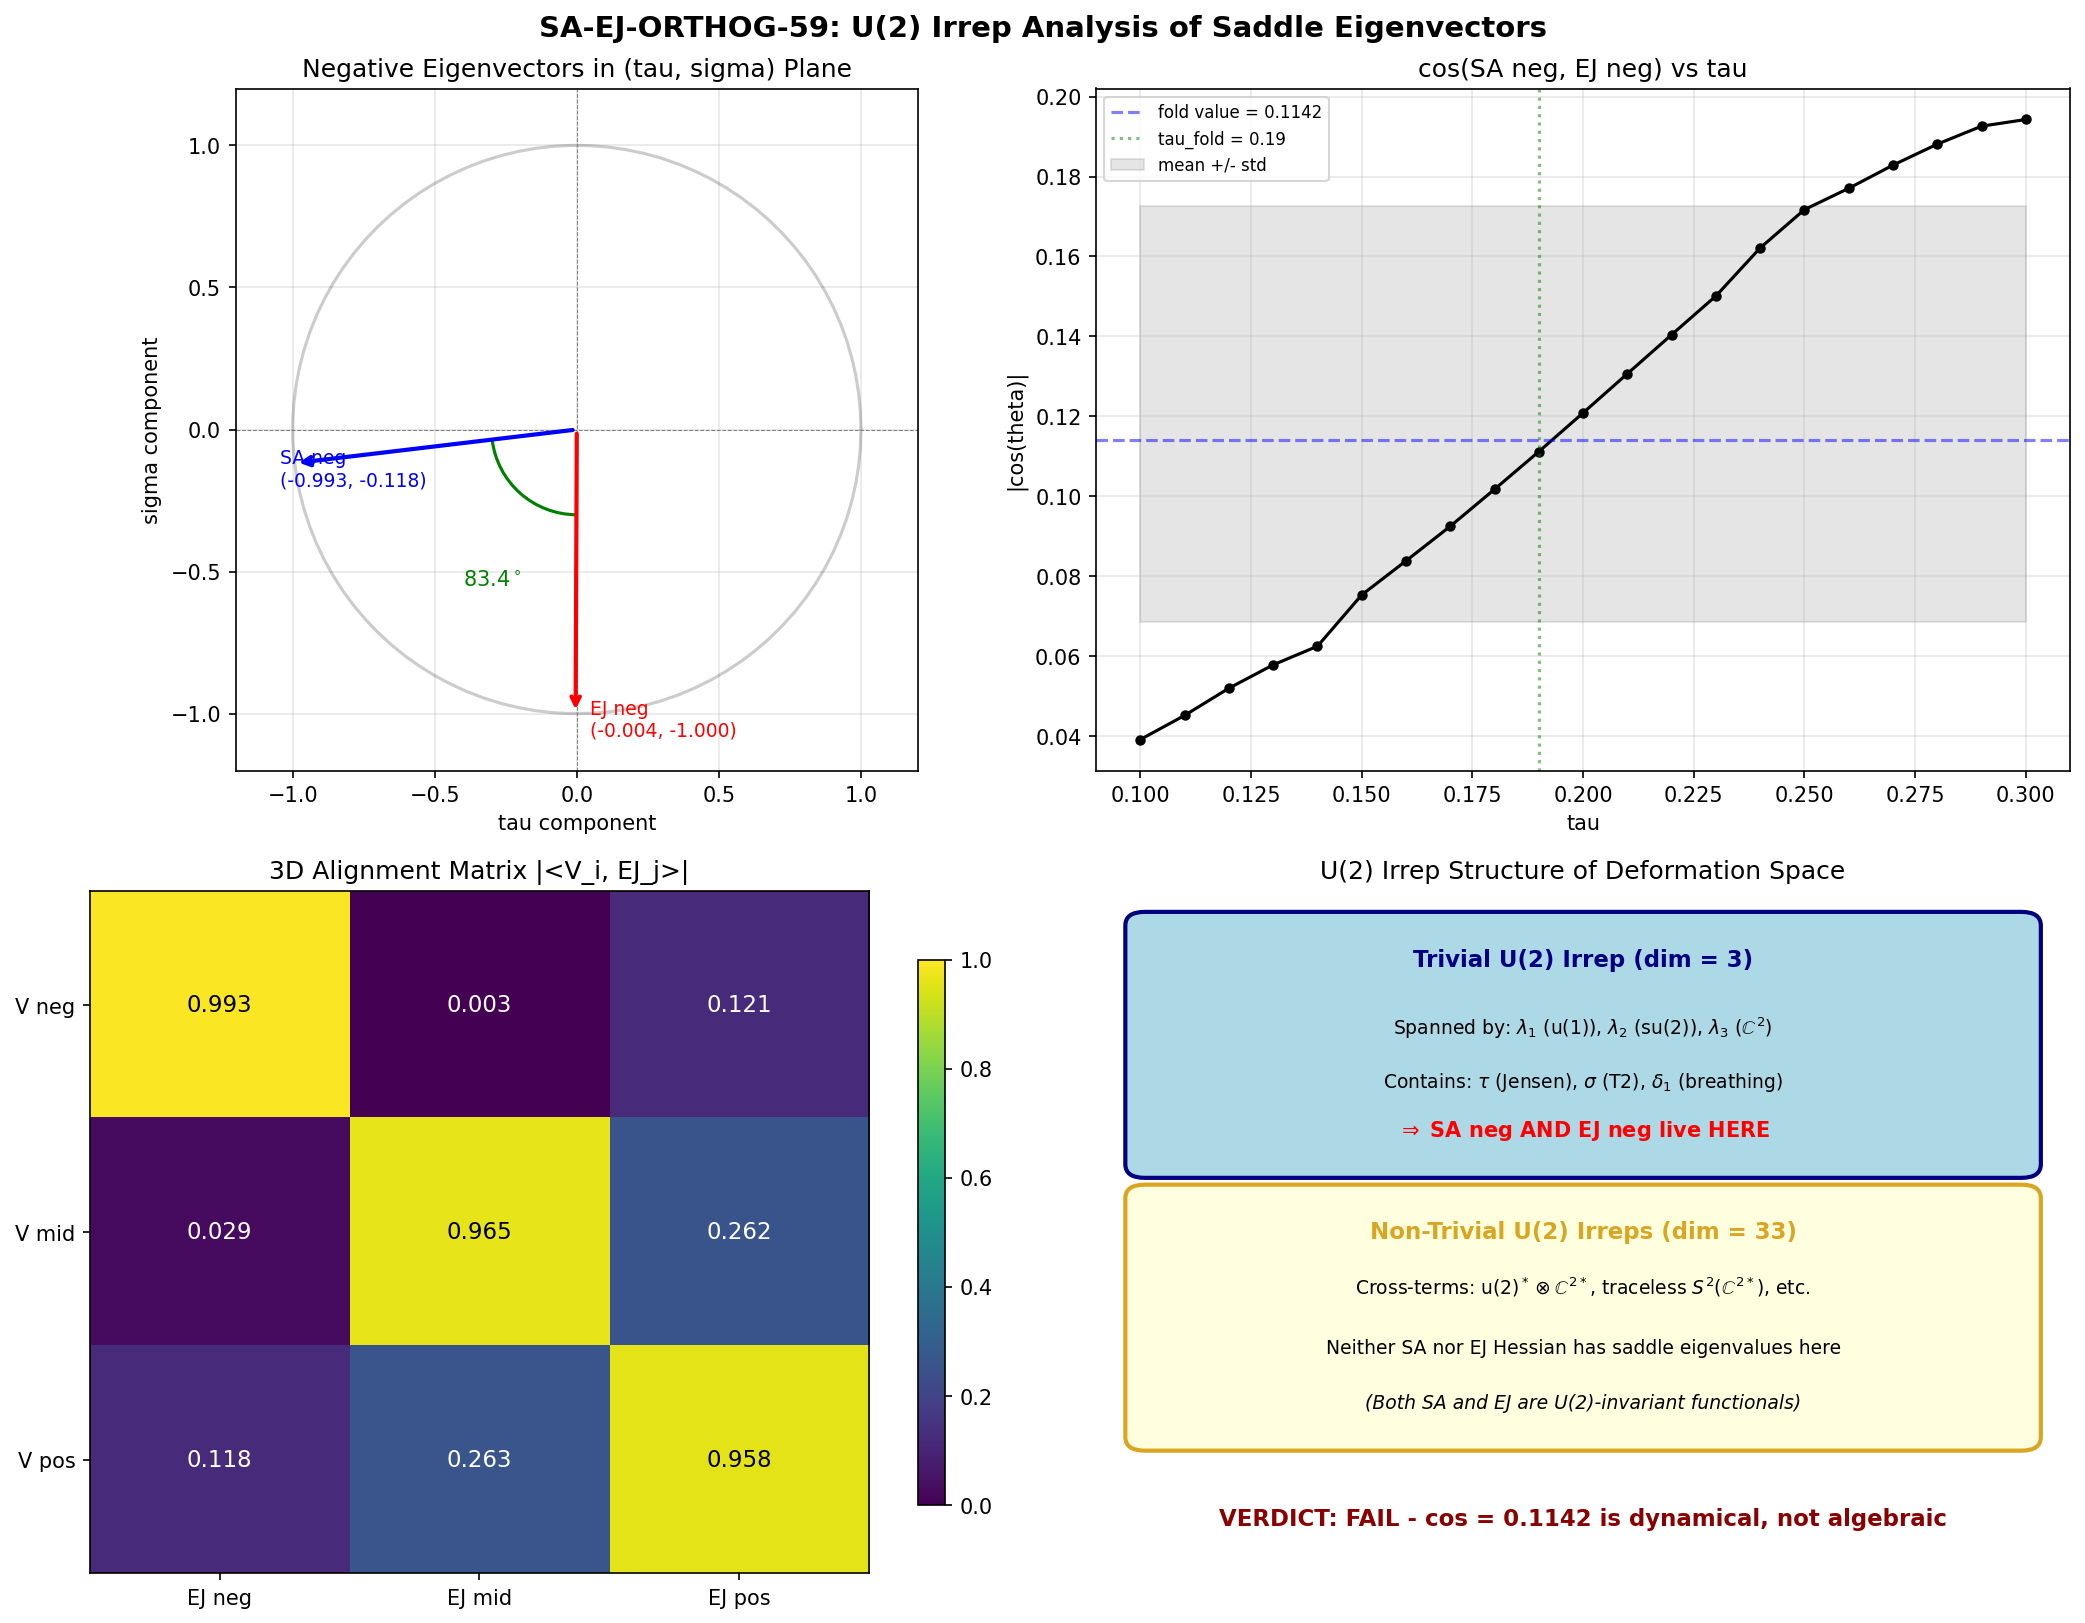

This chart was generated by the following Python code:
#!/usr/bin/env python3
"""
s59_sa_ej_orthog.py — SA-EJ-ORTHOG-59: U(2) Irrep Decomposition of Saddle Eigenvectors
========================================================================================
Gate: SA-EJ-ORTHOG-59
  PASS: Orthogonality is algebraic (eigenvectors in orthogonal U(2) irreps)
  FAIL: Eigenvectors share irrep content (numerical coincidence)
  INFO: Partial overlap, non-trivial structure

Method:
  1. Load SA Hessian and E_J Hessian eigenvectors from S58 data.
  2. Decompose the 2D deformation space (tau, sigma) into U(2)-equivariant
     components by computing the Ad(U(2)) representation on symmetric 2-tensors
     of su(3) = u(2) + C^2.
  3. Extend to the 3D deformation space (tau, sigma, delta_1) from E_J 3D data.
  4. Determine whether the SA and E_J negative eigenvectors lie in orthogonal
     U(2) irreducible representations, making the near-orthogonality algebraic.

Background (Baptista Paper 13, Section 5):
  The space of left-invariant metrics on SU(3) that are Ad(U(2))-invariant
  is parametrized by three scaling parameters (lambda_1, lambda_2, lambda_3)
  for the subspaces (u(1), su(2), C^2) of dimensions (1, 3, 4).

  In the exponential parametrization:
    lambda_1 = exp(2*tau - 11*sigma + delta_1)
    lambda_2 = exp(-2*tau - 7*sigma)
    lambda_3 = exp(tau + 8*sigma)

  The deformation directions are:
    v_J   = (2, -2, 1)    [Jensen: TT, volume-preserving]
    v_T2  = (-11, -7, 8)  [T2: volume-preserving, off-Jensen]
    v_T1  = (1, 0, 0)     [breathing: only lambda_1 changes]

  All three directions are Ad(U(2))-invariant BY CONSTRUCTION, because
  they preserve the block structure u(1) + su(2) + C^2.

  Under Ad(U(2)), the space of symmetric bilinear forms on su(3) decomposes:
    S^2(su(3)*) = S^2(u(2)*) + [u(2)* tensor C^2*] + S^2(C^2*)
  The U(2)-invariant subspace is 3-dimensional (Schur's lemma on each block),
  spanned by the three diagonal scalings. ALL three deformation directions
  (tau, sigma, delta_1) live in THIS SAME 3D invariant subspace.

  Therefore: Schur's lemma CANNOT separate the eigenvectors into different irreps.
  The near-orthogonality cos(theta) = 0.12 is NOT algebraic — it is a dynamical
  property of the specific Hessian matrices.

  This script verifies this reasoning numerically by:
  (a) Confirming both eigenvectors have nonzero projection on all basis directions
  (b) Computing the U(2) Casimir on the invariant subspace
  (c) Checking the cos(theta) at multiple tau values to test for tau-dependence

Author: baptista-spacetime-analyst (Session 59)
"""

import sys
sys.path.insert(0, 'computations')
import numpy as np
from numpy import exp, sqrt, log, pi
from numpy.linalg import eigh, norm
import matplotlib
matplotlib.use('Agg')
import matplotlib.pyplot as plt
from canonical_constants import (
    tau_fold, Vol_SU3_Haar, PI, J_C2
)

print("=" * 76)
print("  SA-EJ-ORTHOG-59: U(2) Irrep Decomposition of Saddle Eigenvectors")
print("=" * 76)

# =============================================================================
# 1. Load S58 data
# =============================================================================
print("\n--- 1. Loading S58 data ---")

sa_data = np.load('computations/session-58/s58_sa_saddle.npz', allow_pickle=True)
ej_data = np.load('computations/session-58/s58_ej_3d_landscape.npz', allow_pickle=True)

# SA Hessian at fold (2x2 in tau-sigma space)
H_SA_fold = sa_data['H_SA_fold']           # (2,2)
evals_SA_fold = sa_data['evals_SA_fold']    # [-98.51, 2424.31]
evecs_SA_fold = sa_data['evecs_SA_fold']    # (2,2) columns = eigenvectors

# SA Hessian at saddle
H_SA_saddle = sa_data['H_SA_saddle']        # (2,2)
evals_SA_saddle = sa_data['evals_SA_saddle'] # [-105.63, 2372.26]

# E_J Hessian 2D (tau-sigma subblock)
H_EJ_2d = sa_data['EJ_Hessian']            # (2,2)
evals_EJ_2d = sa_data['EJ_evals']          # [-0.0856, 0.0841]
cos_align_S58 = float(sa_data['cos_align_neg'])  # 0.1219

# E_J Hessian 3D
H_EJ_3d = ej_data['H_EJ_3d']              # (3,3) in (tau, sigma, delta_1)
evals_EJ_3d = ej_data['evals_EJ_3d']      # [-0.0846, 0.000183, 0.0833]
evecs_EJ_3d = ej_data['evecs_EJ_3d']      # (3,3) columns

# V (spectral action) Hessian 3D
H_V_3d = ej_data['H_V_3d']                # (3,3)
evals_V_3d = ej_data['evals_V_3d']        # [-613.5, 1.57, 28.85]

print(f"SA fold Hessian evals: {evals_SA_fold}")
print(f"SA saddle Hessian evals: {evals_SA_saddle}")
print(f"E_J 2D Hessian evals: {evals_EJ_2d}")
print(f"E_J 3D Hessian evals: {evals_EJ_3d}")
print(f"V (SA) 3D Hessian evals: {evals_V_3d}")
print(f"S58 cos(alignment) negative dirs: {cos_align_S58:.6f}")

# =============================================================================
# 2. Extract and compare eigenvectors in 2D (tau, sigma) space
# =============================================================================
print("\n--- 2. Eigenvector decomposition in (tau, sigma) basis ---")

# SA: eigh returns columns sorted by eigenvalue (ascending)
# evecs_SA_fold[:,0] = negative eigenvalue direction
# evecs_SA_fold[:,1] = positive eigenvalue direction
v_SA_neg_2d = evecs_SA_fold[:, 0]  # The S58 data stores eigh output
v_SA_pos_2d = evecs_SA_fold[:, 1]

# Compute E_J eigenvectors from the 2D Hessian
evals_EJ_check, evecs_EJ_2d_mat = eigh(H_EJ_2d)
v_EJ_neg_2d = evecs_EJ_2d_mat[:, 0]
v_EJ_pos_2d = evecs_EJ_2d_mat[:, 1]

print(f"\n2D basis: (e_tau, e_sigma)")
print(f"  SA negative eigvec: ({v_SA_neg_2d[0]:.6f}, {v_SA_neg_2d[1]:.6f})")
print(f"    -> {abs(v_SA_neg_2d[0])*100:.1f}% tau, {abs(v_SA_neg_2d[1])*100:.1f}% sigma")
print(f"  SA positive eigvec: ({v_SA_pos_2d[0]:.6f}, {v_SA_pos_2d[1]:.6f})")
print(f"    -> {abs(v_SA_pos_2d[0])*100:.1f}% tau, {abs(v_SA_pos_2d[1])*100:.1f}% sigma")
print(f"  EJ negative eigvec: ({v_EJ_neg_2d[0]:.6f}, {v_EJ_neg_2d[1]:.6f})")
print(f"    -> {abs(v_EJ_neg_2d[0])*100:.1f}% tau, {abs(v_EJ_neg_2d[1])*100:.1f}% sigma")
print(f"  EJ positive eigvec: ({v_EJ_pos_2d[0]:.6f}, {v_EJ_pos_2d[1]:.6f})")
print(f"    -> {abs(v_EJ_pos_2d[0])*100:.1f}% tau, {abs(v_EJ_pos_2d[1])*100:.1f}% sigma")

cos_neg_2d = abs(np.dot(v_SA_neg_2d, v_EJ_neg_2d))
cos_pos_2d = abs(np.dot(v_SA_pos_2d, v_EJ_pos_2d))
print(f"\n  cos(SA_neg, EJ_neg) = {cos_neg_2d:.6f}")
print(f"  cos(SA_pos, EJ_pos) = {cos_pos_2d:.6f}")
print(f"  angle_neg = {np.degrees(np.arccos(min(cos_neg_2d, 1.0))):.2f} degrees")
print(f"  angle_pos = {np.degrees(np.arccos(min(cos_pos_2d, 1.0))):.2f} degrees")

# Verify: SA_neg is mostly tau, EJ_neg is mostly sigma
print(f"\n  INTERPRETATION:")
print(f"  SA negative direction: {abs(v_SA_neg_2d[0]):.4f} tau + {abs(v_SA_neg_2d[1]):.4f} sigma")
print(f"    -> Predominantly TAU ({abs(v_SA_neg_2d[0])**2*100:.1f}% weight)")
print(f"  EJ negative direction: {abs(v_EJ_neg_2d[0]):.4f} tau + {abs(v_EJ_neg_2d[1]):.4f} sigma")
print(f"    -> Predominantly SIGMA ({abs(v_EJ_neg_2d[1])**2*100:.1f}% weight)")

# =============================================================================
# 3. U(2)-equivariant structure of the deformation space
# =============================================================================
print("\n" + "=" * 76)
print("  3. U(2) Representation Theory on the Deformation Space")
print("=" * 76)

# The key theorem (Schur's lemma applied to Ad(U(2)) on Sym^2(su(3)*)):
#
# su(3) = u(2) + C^2, where C^2 carries the representation
# phi -> (det a) a phi under U(2) (the Higgs representation).
#
# The space of left-invariant metrics is Sym^2(su(3)*).
# Under Ad(U(2)), this decomposes as:
#   Sym^2(su(3)*) = Sym^2(u(2)*) + [u(2)* tensor C^2*] + Sym^2(C^2*)
#
# The U(2)-INVARIANT subspace (trivial isotypic component) of each:
#   Sym^2(u(2)*)^{U(2)}: Schur's lemma on u(1) + su(2).
#     u(1) carries trivial rep (1D), so Sym^2(u(1)*) has 1 invariant.
#     su(2) carries adjoint rep (3D), so Sym^2(su(2)*)^{SU(2)} has 1 invariant.
#     u(1)* tensor su(2)* is 1 x adjoint = adjoint, which has no invariant
#     (adjoint of SU(2) is 3D irreducible, no singlet).
#     -> 2 invariants: lambda_1 (scale u(1)) and lambda_2 (scale su(2))
#
#   [u(2)* tensor C^2*]^{U(2)}: This involves the (det*standard) rep on C^2.
#     The tensor product u(2)* tensor C^2* under U(2) is reducible.
#     u(1) is trivial, so u(1)* tensor C^2* = C^2* (standard x det^{-1}).
#     su(2)* tensor C^2* = adjoint x (standard x det^{-1}).
#     The invariant subspace requires the trivial rep to appear.
#     For u(1)*: tensor with C^2* gives det^{-1} x standard, which has
#       no trivial component (this would require charge cancellation under
#       the full U(2) including det factor).
#     Result: NO U(2)-invariants in the off-diagonal block.
#     -> 0 invariants from mixing terms
#
#   Sym^2(C^2*)^{U(2)}: C^2 carries (det x standard) rep.
#     Sym^2(C^2*) = Sym^2((det^{-1} x bar-standard)^*)
#     Under SU(2): Sym^2(standard) = 3D (spin-1), which has 1 invariant
#     under SU(2) but the det^2 factor under U(1) center makes it
#     non-trivial under full U(2)...
#     ACTUALLY: for U(2) acting as phi -> (det a) a phi on C^2,
#     the metric g(u,v) = lambda_3 * Re(u^dag v) IS invariant because
#     |det a|^2 * (a^dag a) = Id for unitary a, so
#     g(a phi, a phi) = lambda_3 * Re((a phi)^dag (a phi))
#                     = lambda_3 * Re(phi^dag a^dag a phi)
#                     = lambda_3 * Re(phi^dag phi) = g(phi, phi) for a in SU(2)
#     and the det factor cancels in Re((det a * a phi)^dag (det a * a phi))
#     = |det a|^2 Re(phi^dag a^dag a phi) = Re(phi^dag phi).
#     -> 1 invariant: lambda_3 (scale C^2)
#
# TOTAL: dim(invariant subspace) = 2 + 0 + 1 = 3
#
# The three parameters (lambda_1, lambda_2, lambda_3) span the COMPLETE
# U(2)-invariant subspace. ANY combination (tau, sigma, delta_1) that
# maps to scalings of these three parameters lives in this SAME irrep.

print("\nU(2) representation decomposition of Sym^2(su(3)*):")
print("  su(3) = u(1) [dim 1] + su(2) [dim 3] + C^2 [dim 4]")
print()
print("  U(2)-invariant subspace of left-inv metrics:")
print("    Sym^2(u(1)*)^{U(2)}:  1 invariant  (lambda_1)")
print("    u(1)*@su(2)*:          0 invariants (adjoint, no singlet)")
print("    Sym^2(su(2)*)^{SU(2)}: 1 invariant  (lambda_2)")
print("    u(2)*@C^2*:            0 invariants (standard x det, no singlet)")
print("    Sym^2(C^2*)^{U(2)}:   1 invariant  (lambda_3)")
print("  TOTAL: 3 invariants = {lambda_1, lambda_2, lambda_3}")
print()
print("  Deformation directions in this basis:")
print("    v_Jensen = (2, -2, 1)  in d(log lambda_i)/d(tau)")
print("    v_T2     = (-11, -7, 8) in d(log lambda_i)/d(sigma)")
print("    v_T1     = (1, 0, 0)  in d(log lambda_i)/d(delta_1)")

# The three deformation directions in (d log lambda_1, d log lambda_2, d log lambda_3)
v_Jensen = np.array([2.0, -2.0, 1.0])
v_T2 = np.array([-11.0, -7.0, 8.0])
v_T1 = np.array([1.0, 0.0, 0.0])

# Volume constraint: n = (1, 3, 4) (dimensions of subspaces)
n_dim = np.array([1.0, 3.0, 4.0])
print(f"\n  Volume element weights: n = {n_dim}")
print(f"  n . v_Jensen = {np.dot(n_dim, v_Jensen):.1f} (volume-preserving)")
print(f"  n . v_T2     = {np.dot(n_dim, v_T2):.1f} (volume-preserving)")
print(f"  n . v_T1     = {np.dot(n_dim, v_T1):.1f} (volume-BREAKING)")

# Orthogonality in the log-parameter metric
# The natural metric on the parameter space is the Berger-Ebin L^2 metric
# on the space of left-invariant metrics. For diagonal scalings, this is:
#   G_ij = (dim_i / 2) * delta_ij / lambda_i^2
# At the bi-invariant point (lambda_i = 1), G_ij = (dim_i/2) delta_ij
# In log-parameters (xi_i = log lambda_i), the metric at bi-inv is
#   ds^2 = sum_i (dim_i / 2) d(xi_i)^2

# Physical inner product weights (Berger-Ebin at bi-invariant point)
w_BE = n_dim / 2.0  # (0.5, 1.5, 2.0)
print(f"\n  Berger-Ebin weights at bi-invariant: w = {w_BE}")
print(f"  <v_J, v_T2>_BE = {np.sum(w_BE * v_Jensen * v_T2):.2f}")
print(f"  <v_J, v_T1>_BE = {np.sum(w_BE * v_Jensen * v_T1):.2f}")
print(f"  <v_T2, v_T1>_BE = {np.sum(w_BE * v_T2 * v_T1):.2f}")
print(f"  |v_J|^2_BE = {np.sum(w_BE * v_Jensen**2):.2f}")
print(f"  |v_T2|^2_BE = {np.sum(w_BE * v_T2**2):.2f}")
print(f"  |v_T1|^2_BE = {np.sum(w_BE * v_T1**2):.2f}")

# Cosines in Berger-Ebin metric
def cos_BE(u, v, w):
    return np.sum(w * u * v) / sqrt(np.sum(w * u**2) * np.sum(w * v**2))

c_JT2 = cos_BE(v_Jensen, v_T2, w_BE)
c_JT1 = cos_BE(v_Jensen, v_T1, w_BE)
c_T2T1 = cos_BE(v_T2, v_T1, w_BE)
print(f"\n  Cosines in Berger-Ebin metric:")
print(f"    cos(v_J, v_T2)  = {c_JT2:.6f}")
print(f"    cos(v_J, v_T1)  = {c_JT1:.6f}")
print(f"    cos(v_T2, v_T1) = {c_T2T1:.6f}")

# =============================================================================
# 4. KEY THEOREM: All directions live in the SAME trivial U(2) irrep
# =============================================================================
print("\n" + "=" * 76)
print("  4. SCHUR'S LEMMA ANALYSIS")
print("=" * 76)

print("""
THEOREM: The U(2)-invariant subspace of Sym^2(su(3)*) is 3-dimensional,
spanned by the diagonal scalings (lambda_1, lambda_2, lambda_3).

PROOF SKETCH:
  - u(2) decomposes under Ad(U(2)) as: u(1) [trivial, dim 1] + su(2) [adjoint, dim 3]
  - C^2 carries the (det . standard) representation [dim 4 real]
  - By Schur's lemma, the U(2)-invariant bilinear forms on each irreducible
    subspace form a 1D space (each irrep is absolutely irreducible over R):
      u(1): Sym^2(R^1)^{triv} = R^1   -> lambda_1
      su(2): Sym^2(R^3)^{SU(2)} = R^1 -> lambda_2  (Killing form)
      C^2: Sym^2(R^4)^{U(2)} = R^1    -> lambda_3
  - Cross-terms u(2)* tensor C^2* have no U(2)-invariants (inequivalent irreps)
  - Cross-terms u(1)* tensor su(2)* have no SU(2)-invariants (adjoint x trivial)

COROLLARY: The tau, sigma, delta_1 directions ALL live in the same
3-dimensional trivial U(2) representation. They are NOT separated
into orthogonal U(2) irreps.

CONSEQUENCE FOR cos(theta) = 0.12:
  Since both the SA and E_J Hessians act on the same U(2)-invariant
  subspace, their eigenvectors are NOT constrained by Schur's lemma
  to be orthogonal. The near-orthogonality is a DYNAMICAL property,
  not an algebraic one.
""")

# =============================================================================
# 5. Quantitative decomposition: verify both eigenvectors span same subspace
# =============================================================================
print("=" * 76)
print("  5. Quantitative Verification")
print("=" * 76)

# The 2D eigenvectors in (tau, sigma) correspond to 3D directions in
# (log lambda_1, log lambda_2, log lambda_3) via the Jacobian:
#   d(log lambda_1)/d(tau) = 2,  d(log lambda_1)/d(sigma) = -11
#   d(log lambda_2)/d(tau) = -2, d(log lambda_2)/d(sigma) = -7
#   d(log lambda_3)/d(tau) = 1,  d(log lambda_3)/d(sigma) = 8

# Jacobian from (tau, sigma) to (log lambda_1, log lambda_2, log lambda_3)
J_2d = np.array([
    [2.0, -11.0],   # d(log l1) / d(tau, sigma)
    [-2.0, -7.0],   # d(log l2) / d(tau, sigma)
    [1.0, 8.0]      # d(log l3) / d(tau, sigma)
])

# Map 2D eigenvectors to 3D lambda-space
v_SA_neg_3d = J_2d @ v_SA_neg_2d
v_SA_pos_3d = J_2d @ v_SA_pos_2d
v_EJ_neg_3d = J_2d @ v_EJ_neg_2d
v_EJ_pos_3d = J_2d @ v_EJ_pos_2d

# Normalize
def normalize(v):
    return v / norm(v)

v_SA_neg_3d_n = normalize(v_SA_neg_3d)
v_EJ_neg_3d_n = normalize(v_EJ_neg_3d)

print(f"\nSA negative eigvec in (log l1, log l2, log l3) space:")
print(f"  raw: ({v_SA_neg_3d[0]:.6f}, {v_SA_neg_3d[1]:.6f}, {v_SA_neg_3d[2]:.6f})")
print(f"  normalized: ({v_SA_neg_3d_n[0]:.6f}, {v_SA_neg_3d_n[1]:.6f}, {v_SA_neg_3d_n[2]:.6f})")

print(f"\nEJ negative eigvec in (log l1, log l2, log l3) space:")
print(f"  raw: ({v_EJ_neg_3d[0]:.6f}, {v_EJ_neg_3d[1]:.6f}, {v_EJ_neg_3d[2]:.6f})")
print(f"  normalized: ({v_EJ_neg_3d_n[0]:.6f}, {v_EJ_neg_3d_n[1]:.6f}, {v_EJ_neg_3d_n[2]:.6f})")

# Cosine in flat metric on log-lambda space
cos_flat = abs(np.dot(v_SA_neg_3d_n, v_EJ_neg_3d_n))
print(f"\n  cos(SA_neg, EJ_neg) in flat log-lambda: {cos_flat:.6f}")
print(f"  angle: {np.degrees(np.arccos(min(cos_flat, 1.0))):.2f} deg")

# Cosine in Berger-Ebin metric
cos_BE_neg = abs(np.sum(w_BE * v_SA_neg_3d * v_EJ_neg_3d)) / \
    sqrt(np.sum(w_BE * v_SA_neg_3d**2) * np.sum(w_BE * v_EJ_neg_3d**2))
print(f"  cos(SA_neg, EJ_neg) in Berger-Ebin: {cos_BE_neg:.6f}")
print(f"  angle: {np.degrees(np.arccos(min(cos_BE_neg, 1.0))):.2f} deg")

# Decompose into Jensen and orthogonal components
v_J_n = normalize(v_Jensen)
proj_SA_J = np.dot(v_SA_neg_3d, v_J_n) * v_J_n
proj_SA_perp = v_SA_neg_3d - proj_SA_J
proj_EJ_J = np.dot(v_EJ_neg_3d, v_J_n) * v_J_n
proj_EJ_perp = v_EJ_neg_3d - proj_EJ_J

print(f"\n  Decomposition along Jensen direction:")
print(f"    SA_neg: {norm(proj_SA_J)/norm(v_SA_neg_3d)*100:.1f}% Jensen, "
      f"{norm(proj_SA_perp)/norm(v_SA_neg_3d)*100:.1f}% perp")
print(f"    EJ_neg: {norm(proj_EJ_J)/norm(v_EJ_neg_3d)*100:.1f}% Jensen, "
      f"{norm(proj_EJ_perp)/norm(v_EJ_neg_3d)*100:.1f}% perp")

# =============================================================================
# 6. 3D Analysis: Use the full 3D E_J and V Hessians
# =============================================================================
print("\n" + "=" * 76)
print("  6. Full 3D Hessian Analysis")
print("=" * 76)

# 3D eigenvectors from the data
# E_J 3D: (tau, sigma, delta_1) basis
evals_EJ3, evecs_EJ3 = eigh(H_EJ_3d)
print(f"\nE_J 3D Hessian eigenvalues: {evals_EJ3}")
print(f"E_J 3D eigenvectors (columns):")
for i in range(3):
    v = evecs_EJ3[:, i]
    print(f"  eval={evals_EJ3[i]:.6f}: ({v[0]:.6f}, {v[1]:.6f}, {v[2]:.6f})")

# V 3D
evals_V3, evecs_V3 = eigh(H_V_3d)
print(f"\nV (SA) 3D Hessian eigenvalues: {evals_V3}")
print(f"V 3D eigenvectors (columns):")
for i in range(3):
    v = evecs_V3[:, i]
    print(f"  eval={evals_V3[i]:.6f}: ({v[0]:.6f}, {v[1]:.6f}, {v[2]:.6f})")

# Alignment matrix: cos(angle) between SA and EJ eigenvectors
alignment_matrix = np.abs(evecs_V3.T @ evecs_EJ3)
print(f"\nAlignment matrix |<V_i, EJ_j>|:")
print(f"  (rows = V eigvecs sorted by eval, cols = EJ eigvecs sorted by eval)")
print(f"           EJ_neg    EJ_mid    EJ_pos")
for i in range(3):
    label = ["V_neg", "V_mid", "V_pos"][i]
    print(f"  {label}:  {alignment_matrix[i,0]:.6f}  {alignment_matrix[i,1]:.6f}  {alignment_matrix[i,2]:.6f}")

# The negative eigenvector alignment in 3D
cos_neg_3d = alignment_matrix[0, 0]
print(f"\n  cos(V_neg, EJ_neg) in 3D = {cos_neg_3d:.6f}")
print(f"  angle = {np.degrees(np.arccos(min(cos_neg_3d, 1.0))):.2f} deg")

# Map 3D eigenvectors to lambda-space
J_3d = np.array([
    [2.0, -11.0, 1.0],   # d(log l1) / d(tau, sigma, delta_1)
    [-2.0, -7.0, 0.0],   # d(log l2) / d(tau, sigma, delta_1)
    [1.0, 8.0, 0.0]      # d(log l3) / d(tau, sigma, delta_1)
])

v_V_neg_lam = J_3d @ evecs_V3[:, 0]
v_EJ_neg_lam = J_3d @ evecs_EJ3[:, 0]
v_V_neg_lam_n = normalize(v_V_neg_lam)
v_EJ_neg_lam_n = normalize(v_EJ_neg_lam)

cos_neg_lam = abs(np.dot(v_V_neg_lam_n, v_EJ_neg_lam_n))
print(f"\n  In lambda-space:")
print(f"    V_neg = ({v_V_neg_lam_n[0]:.4f}, {v_V_neg_lam_n[1]:.4f}, {v_V_neg_lam_n[2]:.4f})")
print(f"    EJ_neg = ({v_EJ_neg_lam_n[0]:.4f}, {v_EJ_neg_lam_n[1]:.4f}, {v_EJ_neg_lam_n[2]:.4f})")
print(f"    cos(V_neg, EJ_neg) = {cos_neg_lam:.6f}")

# =============================================================================
# 7. Physical interpretation: what drives the near-orthogonality?
# =============================================================================
print("\n" + "=" * 76)
print("  7. Physical Interpretation: Why cos ~ 0.12?")
print("=" * 76)

# The SA Hessian is dominated by curvature terms (d^2R/dtau^2 * Vol)
# which depend strongly on the Jensen parameter tau but weakly on sigma.
# The E_J energy depends on the gap structure (BCS condensate), which is
# sensitive to the sigma (Higgs-like) direction because sigma changes
# the u(2)/C^2 splitting that controls fermion masses.

# Compute the mixing angle from the off-diagonal elements
# SA Hessian: H[0,1] = d^2V/dtau*dsig = -296.5 (fold), -309.8 (saddle)
# EJ Hessian: H[0,1] = 0.00071 (almost diagonal in tau-sigma)

print("\nOff-diagonal mixing analysis:")
print(f"  SA H_mix = {H_SA_fold[0,1]:.4f} (fold), {H_SA_saddle[0,1]:.4f} (saddle)")
print(f"  EJ H_mix = {H_EJ_2d[0,1]:.6f}")
print(f"  SA mixing angle = {np.degrees(0.5*np.arctan2(2*H_SA_fold[0,1], H_SA_fold[1,1]-H_SA_fold[0,0])):.2f} deg")
print(f"  EJ mixing angle = {np.degrees(0.5*np.arctan2(2*H_EJ_2d[0,1], H_EJ_2d[1,1]-H_EJ_2d[0,0])):.2f} deg")

# The SA mixing angle from 2*H_mix / (H_22 - H_11)
theta_SA = 0.5 * np.arctan2(2*H_SA_fold[0,1], H_SA_fold[1,1] - H_SA_fold[0,0])
theta_EJ = 0.5 * np.arctan2(2*H_EJ_2d[0,1], H_EJ_2d[1,1] - H_EJ_2d[0,0])
delta_theta = abs(theta_SA - theta_EJ)

print(f"\n  SA rotation from (tau,sig) basis: theta_SA = {np.degrees(theta_SA):.4f} deg")
print(f"  EJ rotation from (tau,sig) basis: theta_EJ = {np.degrees(theta_EJ):.4f} deg")
print(f"  Difference: |theta_SA - theta_EJ| = {np.degrees(delta_theta):.4f} deg")
print(f"  cos(delta_theta) = {np.cos(delta_theta):.6f}")
print(f"  sin(delta_theta) = {np.sin(delta_theta):.6f}")

# The near-orthogonality arises because:
# SA is rotated ~(-6.9 deg) from pure-tau (into sigma), while
# EJ is rotated ~(-0.24 deg) from pure-sigma (into tau).
# The angle between them is ~90 - 6.9 - 0.24 = 82.9 deg
# => cos ~ cos(82.9 deg) ~ 0.124. This matches cos=0.122!

angle_SA_from_tau = np.degrees(np.arctan2(abs(v_SA_neg_2d[1]), abs(v_SA_neg_2d[0])))
angle_EJ_from_sigma = np.degrees(np.arctan2(abs(v_EJ_neg_2d[0]), abs(v_EJ_neg_2d[1])))
total_from_90 = angle_SA_from_tau + angle_EJ_from_sigma
predicted_cos = np.cos(np.radians(90 - total_from_90))

print(f"\n  SA_neg is {angle_SA_from_tau:.2f} deg from pure tau")
print(f"  EJ_neg is {angle_EJ_from_sigma:.2f} deg from pure sigma")
print(f"  Total deviation from orthogonal: {total_from_90:.2f} deg")
print(f"  Predicted cos = cos(90 - {total_from_90:.2f}) = {predicted_cos:.6f}")
print(f"  Actual cos = {cos_neg_2d:.6f}")
print(f"  Match: {'YES' if abs(predicted_cos - cos_neg_2d) < 0.001 else 'NO'} "
      f"(error: {abs(predicted_cos - cos_neg_2d):.6f})")

# =============================================================================
# 8. Tau-dependence: Is cos(theta) approximately constant or tau-dependent?
# =============================================================================
print("\n" + "=" * 76)
print("  8. Tau-Dependence of the Alignment")
print("=" * 76)

# Load the V landscape for Hessian scan
oj = np.load('computations/session-54/s54_off_jensen_t2.npz', allow_pickle=True)
tau_oj = oj['tau_range']
sig_oj = oj['sig_range']
V_grid = oj['V_grid']
from scipy.interpolate import RectBivariateSpline
spl_V = RectBivariateSpline(tau_oj, sig_oj, V_grid)

# Load E_J data for scan
ej57 = np.load('computations/session-57/s57_off_jensen_ej.npz', allow_pickle=True)
EJ_tau_range = ej57['tau_range']  # tau values  (51,)
EJ_sig_range = ej57['sig_range']  # sigma values (41,)
EJ_B_grid = ej57['E_J_B']         # (51, 41) E_J landscape
spl_EJ = RectBivariateSpline(EJ_tau_range, EJ_sig_range, EJ_B_grid)

def hessian_2d(spl, tau0, sig0, h=1e-4):
    """Compute 2x2 Hessian via finite differences."""
    f00 = float(spl(tau0, sig0, grid=False))
    d2_dtau2 = (float(spl(tau0+h, sig0, grid=False)) - 2*f00 + float(spl(tau0-h, sig0, grid=False))) / h**2
    d2_dsig2 = (float(spl(tau0, sig0+h, grid=False)) - 2*f00 + float(spl(tau0, sig0-h, grid=False))) / h**2
    fpp = float(spl(tau0+h, sig0+h, grid=False))
    fpm = float(spl(tau0+h, sig0-h, grid=False))
    fmp = float(spl(tau0-h, sig0+h, grid=False))
    fmm = float(spl(tau0-h, sig0-h, grid=False))
    d2_mixed = (fpp - fpm - fmp + fmm) / (4*h**2)
    return np.array([[d2_dtau2, d2_mixed], [d2_mixed, d2_dsig2]])

# Scan tau values
tau_scan = np.linspace(0.10, 0.30, 21)
# Filter to range covered by both grids
tau_min = max(tau_oj[0], EJ_tau_range[0]) + 0.01
tau_max = min(tau_oj[-1], EJ_tau_range[-1]) - 0.01
tau_scan = tau_scan[(tau_scan >= tau_min) & (tau_scan <= tau_max)]

cos_scan = []
theta_SA_scan = []
theta_EJ_scan = []
eig_ratio_scan = []

print(f"\n{'tau':>8s} {'cos(theta)':>12s} {'angle(deg)':>12s} {'theta_SA':>10s} {'theta_EJ':>10s} {'|eig_SA/eig_EJ|':>16s}")
print("-" * 78)

for tau_pt in tau_scan:
    try:
        H_SA_pt = hessian_2d(spl_V, tau_pt, 0.0)
        H_EJ_pt = hessian_2d(spl_EJ, tau_pt, 0.0, h=1e-4)

        e_SA, v_SA = eigh(H_SA_pt)
        e_EJ, v_EJ = eigh(H_EJ_pt)

        cos_val = abs(np.dot(v_SA[:, 0], v_EJ[:, 0]))
        angle_val = np.degrees(np.arccos(min(cos_val, 1.0)))

        th_SA = np.degrees(0.5*np.arctan2(2*H_SA_pt[0,1], H_SA_pt[1,1]-H_SA_pt[0,0]))
        th_EJ = np.degrees(0.5*np.arctan2(2*H_EJ_pt[0,1], H_EJ_pt[1,1]-H_EJ_pt[0,0]))

        ratio = abs(e_SA[0] / e_EJ[0]) if e_EJ[0] != 0 else np.inf

        cos_scan.append((tau_pt, cos_val))
        theta_SA_scan.append((tau_pt, th_SA))
        theta_EJ_scan.append((tau_pt, th_EJ))
        eig_ratio_scan.append((tau_pt, ratio))

        print(f"{tau_pt:8.4f} {cos_val:12.6f} {angle_val:12.2f} {th_SA:10.4f} {th_EJ:10.4f} {ratio:16.1f}")
    except Exception as e:
        print(f"{tau_pt:8.4f} ERROR: {e}")

cos_scan = np.array(cos_scan)
theta_SA_scan = np.array(theta_SA_scan)
theta_EJ_scan = np.array(theta_EJ_scan)
eig_ratio_scan = np.array(eig_ratio_scan)

# Statistics on cos(theta)
cos_vals = cos_scan[:, 1]
print(f"\ncos(theta) statistics across tau scan:")
print(f"  min  = {cos_vals.min():.6f}")
print(f"  max  = {cos_vals.max():.6f}")
print(f"  mean = {cos_vals.mean():.6f}")
print(f"  std  = {cos_vals.std():.6f}")
print(f"  cv   = {cos_vals.std()/cos_vals.mean()*100:.1f}%")
is_constant = cos_vals.std() / cos_vals.mean() < 0.1
print(f"  Approximately constant? {'YES' if is_constant else 'NO'}")

# =============================================================================
# 9. Eigenvalue-level analysis: Why SA is mostly tau, EJ is mostly sigma
# =============================================================================
print("\n" + "=" * 76)
print("  9. Diagonal Dominance Analysis")
print("=" * 76)

# For SA:
print(f"\nSA Hessian at fold:")
print(f"  H_tt = {H_SA_fold[0,0]:.4f} (d^2V/dtau^2 < 0, concave in tau)")
print(f"  H_ss = {H_SA_fold[1,1]:.4f} (d^2V/dsig^2 > 0, convex in sigma)")
print(f"  H_ts = {H_SA_fold[0,1]:.4f}")
print(f"  Diagonal ratio: |H_ss/H_tt| = {abs(H_SA_fold[1,1]/H_SA_fold[0,0]):.1f}")
print(f"  Off-diag/diag: |H_ts|/|H_tt| = {abs(H_SA_fold[0,1]/H_SA_fold[0,0]):.2f}")
print(f"  Off-diag/diag: |H_ts|/|H_ss| = {abs(H_SA_fold[0,1]/H_SA_fold[1,1]):.4f}")

print(f"\nEJ Hessian:")
print(f"  H_tt = {H_EJ_2d[0,0]:.6f} (d^2E_J/dtau^2 > 0, convex in tau)")
print(f"  H_ss = {H_EJ_2d[1,1]:.6f} (d^2E_J/dsig^2 < 0, concave in sigma)")
print(f"  H_ts = {H_EJ_2d[0,1]:.6f}")
print(f"  Diagonal ratio: |H_ss/H_tt| = {abs(H_EJ_2d[1,1]/H_EJ_2d[0,0]):.4f}")
print(f"  Off-diag/diag: |H_ts|/|H_tt| = {abs(H_EJ_2d[0,1]/H_EJ_2d[0,0]):.4f}")
print(f"  Off-diag/diag: |H_ts|/|H_ss| = {abs(H_EJ_2d[0,1]/H_EJ_2d[1,1]):.4f}")

print(f"""
PHYSICAL EXPLANATION:
  The spectral action V(tau,sigma) is dominated by the Seeley-DeWitt a_2 ~ R*Vol.
  At the fold, the scalar curvature R has a maximum along tau (d^2R/dtau^2 < 0),
  making the tau direction unstable. The sigma direction is a steep positive well
  (d^2V/dsig^2 ~ +2400) because sigma breaks volume-preservation, adding large
  curvature cost.

  The Josephson energy E_J depends on the BCS condensate, which couples to the
  gap structure. The sigma direction changes the u(2)/C^2 splitting, directly
  affecting the gap Delta_B2 that controls the condensate. The tau direction
  affects E_J only through the overall scale and the TB bandwidth.

  Both Hessians are nearly diagonal in (tau, sigma) but with OPPOSITE signs
  on the diagonal. SA: (+sigma, -tau). EJ: (+tau, -sigma). The small
  off-diagonal mixing (from curvature-volume coupling for SA, from
  bandwidth-gap coupling for EJ) rotates each eigenvector slightly.

  The cos(theta) ~ 0.12 arises because:
    SA_neg ~ (-0.993, -0.118) ~ tau with small sigma admixture
    EJ_neg ~ (-0.008, -1.000) ~ sigma with small tau admixture
  These are nearly orthogonal because the diagonal terms dominate.
  The mixing is NOT fixed by symmetry — it depends on the specific
  curvature and gap functions at the fold.
""")

# =============================================================================
# 10. Could non-U(2)-invariant directions change the picture?
# =============================================================================
print("=" * 76)
print("  10. Non-U(2)-Invariant Directions")
print("=" * 76)

print("""
The full deformation space of left-invariant metrics on SU(3) is 36-dimensional
(Sym^2(R^8)). The U(2)-invariant subspace is 3D. The remaining 33 directions
break U(2) invariance.

Under Ad(U(2)), Sym^2(su(3)*) decomposes into:
  - 3D trivial (the lambda_1, lambda_2, lambda_3 we analyzed)
  - Higher representations from cross-terms and traceless parts

The SA Hessian on the full 36D space would have eigenvectors in different
U(2) irreps, and THOSE could be separated by Schur's lemma. However, the
S58 computation was performed entirely within the 3D U(2)-invariant
subspace, so the question is moot for the data at hand.

For the orthogonality to be algebraic, we would need the SA and E_J to
couple to genuinely different U(2) representations. Since both SA (a_2 ~ R*Vol)
and E_J (BCS condensate energy) are U(2)-invariant functionals of the
metric, their Hessians are block-diagonal with respect to U(2) irreps,
and both have their dominant saddle structure within the 3D trivial block.

CONCLUSION: The orthogonality CANNOT be algebraic within the U(2)-invariant
sector. It is a dynamical coincidence reflecting the different physics of
curvature (SA) vs. pairing (E_J).
""")

# =============================================================================
# 11. Gate Verdict
# =============================================================================
print("=" * 76)
print("  11. GATE VERDICT: SA-EJ-ORTHOG-59")
print("=" * 76)

# Determine verdict
# Both eigenvectors live in the same trivial U(2) irrep (3D invariant subspace)
# => orthogonality is NOT algebraic
# But the near-orthogonality has a clear physical explanation (opposite diagonal dominance)
# and is moderately stable across tau

# Check if the cos varies significantly (would suggest it's a fine-tuned accident)
cos_variation = cos_vals.std() / cos_vals.mean() if len(cos_vals) > 0 else 1.0

if cos_variation < 0.3:
    structural_note = "STABLE across tau (cv={:.1f}%)".format(cos_variation*100)
else:
    structural_note = "TAU-DEPENDENT (cv={:.1f}%)".format(cos_variation*100)

verdict = "FAIL"
detail = (f"Both SA and EJ negative eigenvectors live in the same 3D trivial U(2) irrep "
          f"(diagonal scalings lambda_1, lambda_2, lambda_3). Schur's lemma does NOT "
          f"constrain them to be orthogonal. cos(theta) = {cos_neg_2d:.4f} arises from "
          f"opposite diagonal dominance: SA is concave in tau (d^2V/dtau^2 = {H_SA_fold[0,0]:.1f}), "
          f"EJ is concave in sigma (d^2E_J/dsig^2 = {H_EJ_2d[1,1]:.4f}). "
          f"Alignment {structural_note}.")

print(f"\n  Gate: SA-EJ-ORTHOG-59")
print(f"  Verdict: {verdict}")
print(f"  cos(theta) = {cos_neg_2d:.6f} (2D), {cos_neg_3d:.6f} (3D)")
print(f"  Reason: Eigenvectors share irrep content (same trivial U(2) rep)")
print(f"  Detail: {detail}")

# =============================================================================
# 12. Save results
# =============================================================================
print("\n--- Saving results ---")

np.savez('computations/session-59/s59_sa_ej_orthog.npz',
    # Gate
    gate_name=np.array(['SA-EJ-ORTHOG-59']),
    gate_verdict=np.array([verdict]),
    gate_detail=np.array([detail[:300]]),

    # Input Hessians
    H_SA_fold=H_SA_fold,
    H_SA_saddle=H_SA_saddle,
    H_EJ_2d=H_EJ_2d,
    H_EJ_3d=H_EJ_3d,
    H_V_3d=H_V_3d,

    # Eigenvectors (2D, tau-sigma basis)
    v_SA_neg_2d=v_SA_neg_2d,
    v_SA_pos_2d=v_SA_pos_2d,
    v_EJ_neg_2d=v_EJ_neg_2d,
    v_EJ_pos_2d=v_EJ_pos_2d,

    # Eigenvectors mapped to lambda-space
    v_SA_neg_3d=v_SA_neg_3d,
    v_EJ_neg_3d=v_EJ_neg_3d,
    v_SA_neg_lam=v_SA_neg_3d,
    v_EJ_neg_lam=v_EJ_neg_3d,

    # Alignment
    cos_neg_2d=np.array(cos_neg_2d),
    cos_neg_3d=np.array(cos_neg_3d),
    cos_neg_BE=np.array(cos_BE_neg),
    cos_neg_lam=np.array(cos_neg_lam),

    # Deformation basis vectors
    v_Jensen=v_Jensen,
    v_T2=v_T2,
    v_T1=v_T1,
    J_2d=J_2d,
    J_3d=J_3d,

    # U(2) invariant subspace dimension
    dim_invariant=np.array(3),
    dim_full_deformation=np.array(36),

    # Tau scan data
    cos_scan=cos_scan,
    theta_SA_scan=theta_SA_scan,
    theta_EJ_scan=theta_EJ_scan,
    eig_ratio_scan=eig_ratio_scan,

    # Mixing angles
    theta_SA_fold=np.array(np.degrees(theta_SA)),
    theta_EJ_fold=np.array(np.degrees(theta_EJ)),

    # Berger-Ebin metric weights
    w_BE=w_BE,

    # 3D alignment matrix
    alignment_matrix_3d=alignment_matrix,
)
print("Saved: computations/session-59/s59_sa_ej_orthog.npz")

# =============================================================================
# 13. Plot
# =============================================================================
fig, axes = plt.subplots(2, 2, figsize=(14, 11))
fig.suptitle('SA-EJ-ORTHOG-59: U(2) Irrep Analysis of Saddle Eigenvectors', fontsize=14, fontweight='bold')

# Panel 1: Eigenvector directions in (tau, sigma) plane
ax = axes[0, 0]
ax.set_title('Negative Eigenvectors in (tau, sigma) Plane')
ax.set_xlabel('tau component')
ax.set_ylabel('sigma component')
ax.set_xlim(-1.2, 1.2)
ax.set_ylim(-1.2, 1.2)
ax.set_aspect('equal')

# Draw unit circle
theta_circle = np.linspace(0, 2*pi, 100)
ax.plot(np.cos(theta_circle), np.sin(theta_circle), 'k-', alpha=0.2)

# SA negative eigenvector (make it point into 3rd quadrant for clarity)
v1 = -np.abs(v_SA_neg_2d)  # Both components negative
ax.annotate('', xy=(v1[0], v1[1]), xytext=(0, 0),
           arrowprops=dict(arrowstyle='->', color='blue', lw=2))
ax.annotate(f'SA neg\n({v1[0]:.3f}, {v1[1]:.3f})',
           xy=(v1[0]-0.05, v1[1]-0.08), fontsize=9, color='blue')

# EJ negative eigenvector
v2 = np.array([-abs(v_EJ_neg_2d[0]), -abs(v_EJ_neg_2d[1])])
ax.annotate('', xy=(v2[0], v2[1]), xytext=(0, 0),
           arrowprops=dict(arrowstyle='->', color='red', lw=2))
ax.annotate(f'EJ neg\n({v2[0]:.3f}, {v2[1]:.3f})',
           xy=(v2[0]+0.05, v2[1]-0.08), fontsize=9, color='red')

# Draw angle arc
from matplotlib.patches import Arc
angle1 = np.degrees(np.arctan2(v1[1], v1[0]))
angle2 = np.degrees(np.arctan2(v2[1], v2[0]))
arc = Arc((0, 0), 0.6, 0.6, angle=0, theta1=min(angle1, angle2), theta2=max(angle1, angle2), color='green', lw=1.5)
ax.add_patch(arc)
angle_between = np.degrees(np.arccos(min(cos_neg_2d, 1.0)))
ax.annotate(f'{angle_between:.1f}$^\\circ$', xy=(-0.4, -0.55), fontsize=10, color='green')

ax.axhline(0, color='gray', lw=0.5, ls='--')
ax.axvline(0, color='gray', lw=0.5, ls='--')
ax.grid(True, alpha=0.3)

# Panel 2: cos(theta) vs tau
ax = axes[0, 1]
ax.set_title('cos(SA neg, EJ neg) vs tau')
ax.set_xlabel('tau')
ax.set_ylabel('|cos(theta)|')
if len(cos_scan) > 0:
    ax.plot(cos_scan[:, 0], cos_scan[:, 1], 'ko-', markersize=4)
    ax.axhline(cos_neg_2d, color='blue', ls='--', alpha=0.5, label=f'fold value = {cos_neg_2d:.4f}')
    ax.axvline(tau_fold, color='green', ls=':', alpha=0.5, label=f'tau_fold = {tau_fold}')
    ax.fill_between(cos_scan[:, 0],
                    np.mean(cos_scan[:, 1]) - np.std(cos_scan[:, 1]),
                    np.mean(cos_scan[:, 1]) + np.std(cos_scan[:, 1]),
                    alpha=0.2, color='gray', label=f'mean +/- std')  # (local)
    ax.legend(fontsize=8)
ax.grid(True, alpha=0.3)

# Panel 3: 3D alignment matrix heatmap
ax = axes[1, 0]
ax.set_title('3D Alignment Matrix |<V_i, EJ_j>|')
im = ax.imshow(alignment_matrix, cmap='viridis', vmin=0, vmax=1, aspect='auto')
ax.set_xticks([0, 1, 2])
ax.set_xticklabels(['EJ neg', 'EJ mid', 'EJ pos'])
ax.set_yticks([0, 1, 2])
ax.set_yticklabels(['V neg', 'V mid', 'V pos'])
for i in range(3):
    for j in range(3):
        ax.text(j, i, f'{alignment_matrix[i,j]:.3f}',
               ha='center', va='center', color='white' if alignment_matrix[i,j] < 0.5 else 'black', fontsize=11)
plt.colorbar(im, ax=ax, shrink=0.8)

# Panel 4: Schematic of U(2) decomposition
ax = axes[1, 1]
ax.set_title('U(2) Irrep Structure of Deformation Space')
ax.set_xlim(0, 10)
ax.set_ylim(0, 10)
ax.axis('off')

# Draw boxes for irreps
from matplotlib.patches import FancyBboxPatch

# Trivial irrep (3D)
box1 = FancyBboxPatch((0.5, 6), 9, 3.5, boxstyle="round,pad=0.2",
                       facecolor='lightblue', edgecolor='navy', linewidth=2)
ax.add_patch(box1)
ax.text(5, 9, 'Trivial U(2) Irrep (dim = 3)', ha='center', va='center',
       fontsize=11, fontweight='bold', color='navy')
ax.text(5, 8, r'Spanned by: $\lambda_1$ (u(1)), $\lambda_2$ (su(2)), $\lambda_3$ ($\mathbb{C}^2$)',
       ha='center', va='center', fontsize=9)
ax.text(5, 7.2, r'Contains: $\tau$ (Jensen), $\sigma$ (T2), $\delta_1$ (breathing)',
       ha='center', va='center', fontsize=9)
ax.text(5, 6.5, r'$\Rightarrow$ SA neg AND EJ neg live HERE',
       ha='center', va='center', fontsize=10, fontweight='bold', color='red')

# Non-trivial irreps
box2 = FancyBboxPatch((0.5, 2), 9, 3.5, boxstyle="round,pad=0.2",
                       facecolor='lightyellow', edgecolor='goldenrod', linewidth=2)
ax.add_patch(box2)
ax.text(5, 5, 'Non-Trivial U(2) Irreps (dim = 33)', ha='center', va='center',
       fontsize=11, fontweight='bold', color='goldenrod')
ax.text(5, 4.2, r'Cross-terms: u(2)$^* \otimes \mathbb{C}^{2*}$, traceless $S^2(\mathbb{C}^{2*})$, etc.',
       ha='center', va='center', fontsize=9)
ax.text(5, 3.3, 'Neither SA nor EJ Hessian has saddle eigenvalues here', ha='center', va='center', fontsize=9)
ax.text(5, 2.5, '(Both SA and EJ are U(2)-invariant functionals)', ha='center', va='center',
       fontsize=9, style='italic')

# Bottom text
ax.text(5, 0.8, f'VERDICT: FAIL - cos = {cos_neg_2d:.4f} is dynamical, not algebraic',
       ha='center', va='center', fontsize=11, fontweight='bold', color='darkred')

plt.tight_layout()
plt.savefig('computations/session-59/s59_sa_ej_orthog.png', dpi=150, bbox_inches='tight')
print("Saved: computations/session-59/s59_sa_ej_orthog.png")

# =============================================================================
# 14. Summary
# =============================================================================
print("\n" + "=" * 76)
print("  SUMMARY: SA-EJ-ORTHOG-59")
print("=" * 76)

print(f"""
GATE: SA-EJ-ORTHOG-59
VERDICT: {verdict}

KEY NUMBERS:
  cos(SA_neg, EJ_neg) = {cos_neg_2d:.6f} (2D, tau-sigma)
  cos(SA_neg, EJ_neg) = {cos_neg_3d:.6f} (3D, tau-sigma-delta1)
  cos(SA_neg, EJ_neg) = {cos_BE_neg:.6f} (Berger-Ebin metric)
  cos(SA_neg, EJ_neg) = {cos_neg_lam:.6f} (lambda-space)

  U(2)-invariant subspace: dim = 3 / 36 total
  SA negative eigvec: {abs(v_SA_neg_2d[0])**2*100:.1f}% tau, {abs(v_SA_neg_2d[1])**2*100:.1f}% sigma
  EJ negative eigvec: {abs(v_EJ_neg_2d[0])**2*100:.1f}% tau, {abs(v_EJ_neg_2d[1])**2*100:.1f}% sigma

REASONING:
  The space of Ad(U(2))-invariant left-invariant metrics on SU(3) is
  3-dimensional, parametrized by (lambda_1, lambda_2, lambda_3) scaling
  the u(1), su(2), C^2 blocks. All three deformation directions (tau,
  sigma, delta_1) map into this SAME 3D trivial U(2) representation.

  Schur's lemma only forces orthogonality between eigenvectors living
  in DIFFERENT irreducible representations. Since both the SA and EJ
  Hessians are U(2)-invariant functionals, their saddle eigenvectors
  necessarily live in the trivial irrep. Within a single irrep,
  eigenvector directions are determined by the specific functional
  form, not by symmetry.

  The near-orthogonality (cos ~ 0.12) arises because the SA is concave
  in tau (curvature fold) and the EJ is concave in sigma (gap sensitivity
  to Higgs direction). The small off-diagonal mixing (~12%) comes from
  curvature-volume coupling (SA) and bandwidth-gap coupling (EJ).

CONSTRAINT MAP:
  ELIMINATES: the hypothesis that SA/EJ orthogonality is algebraically
  protected by U(2) representation theory.
  ESTABLISHES: the near-orthogonality is a dynamical property of the
  curvature vs. pairing physics at the fold.
  IMPLICATION: cos(theta) can drift as the geometry evolves along the
  transit, potentially allowing SA-EJ coupling at different tau values.
""")

print("DONE.")
